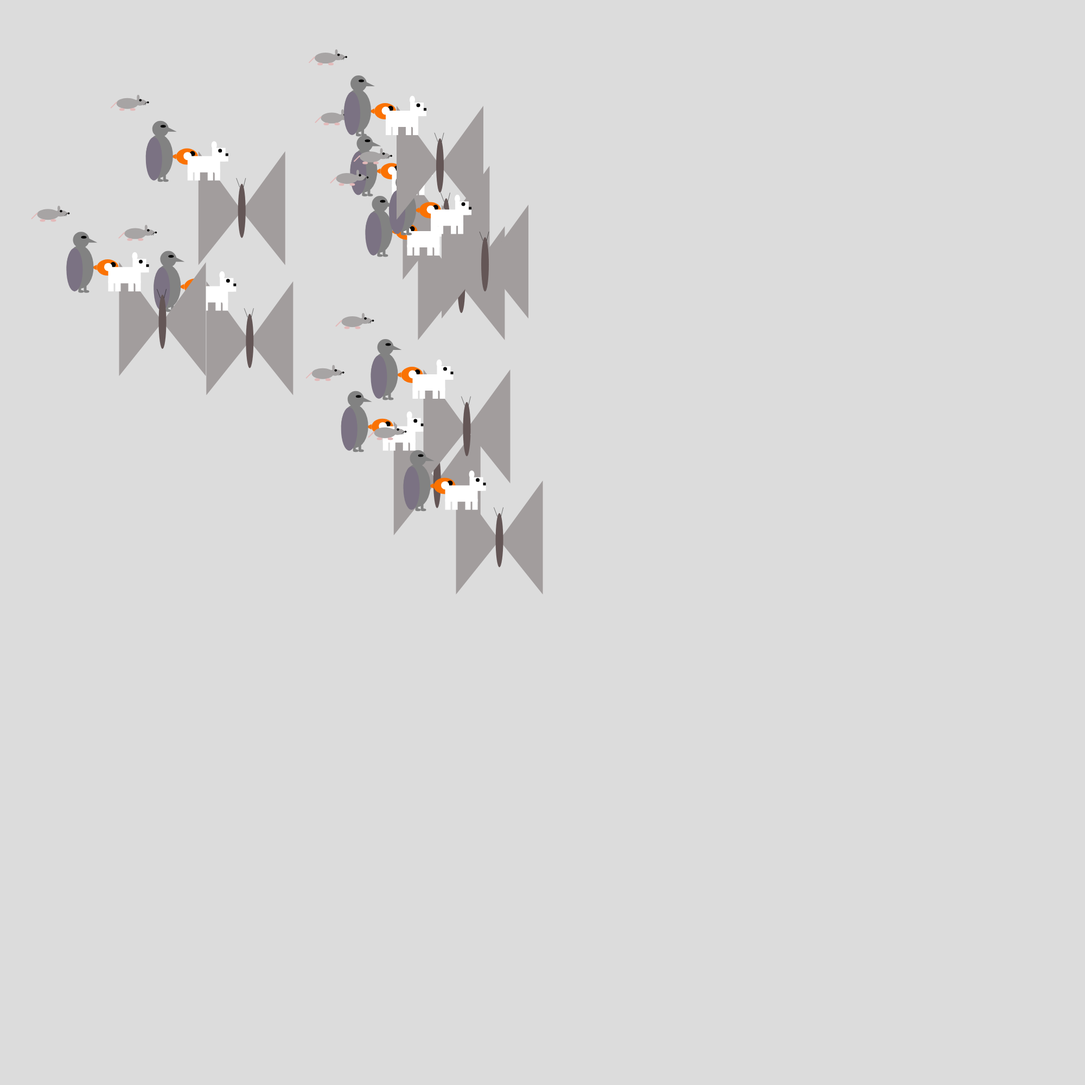
Frame 1 (no input)
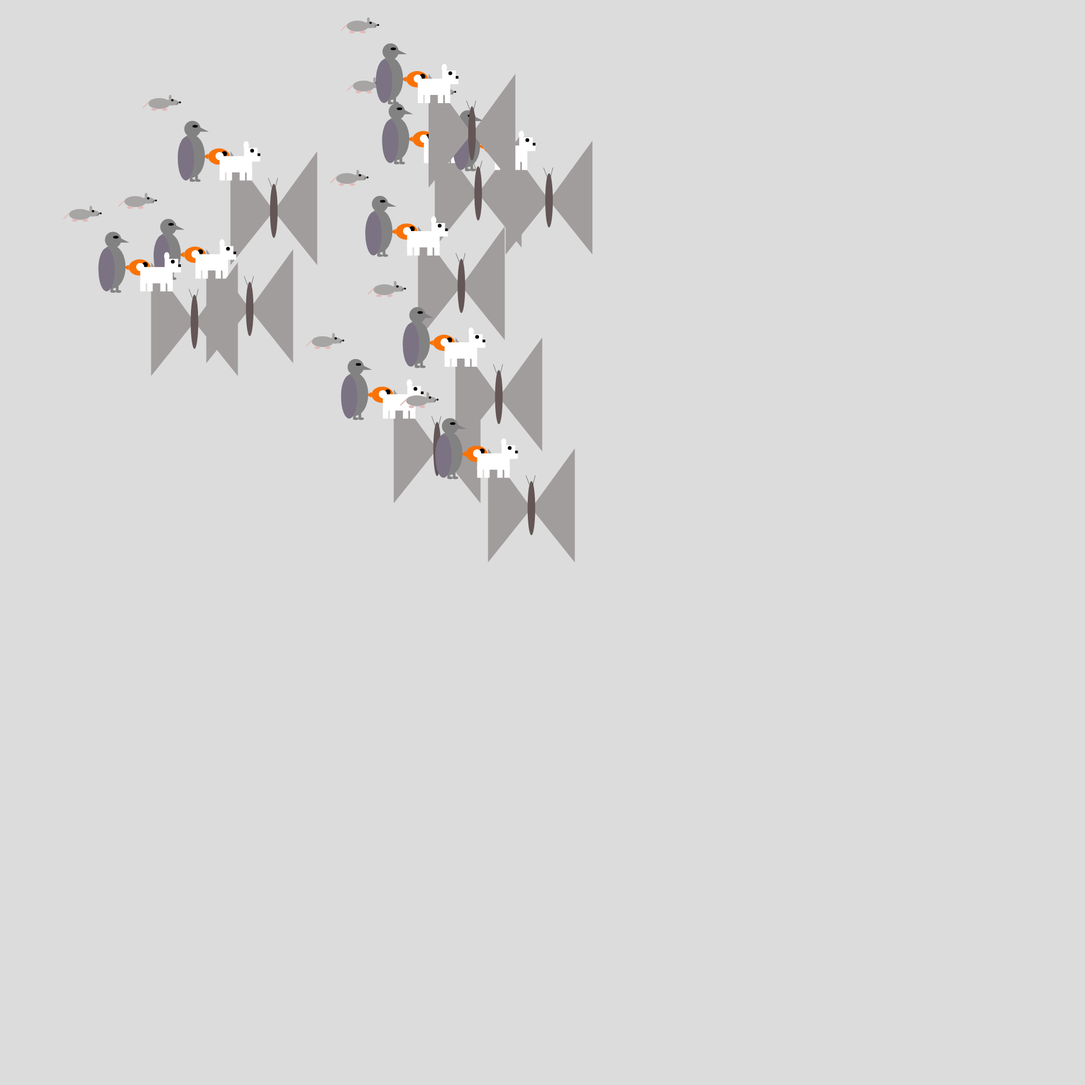
Frame 60 (no input)
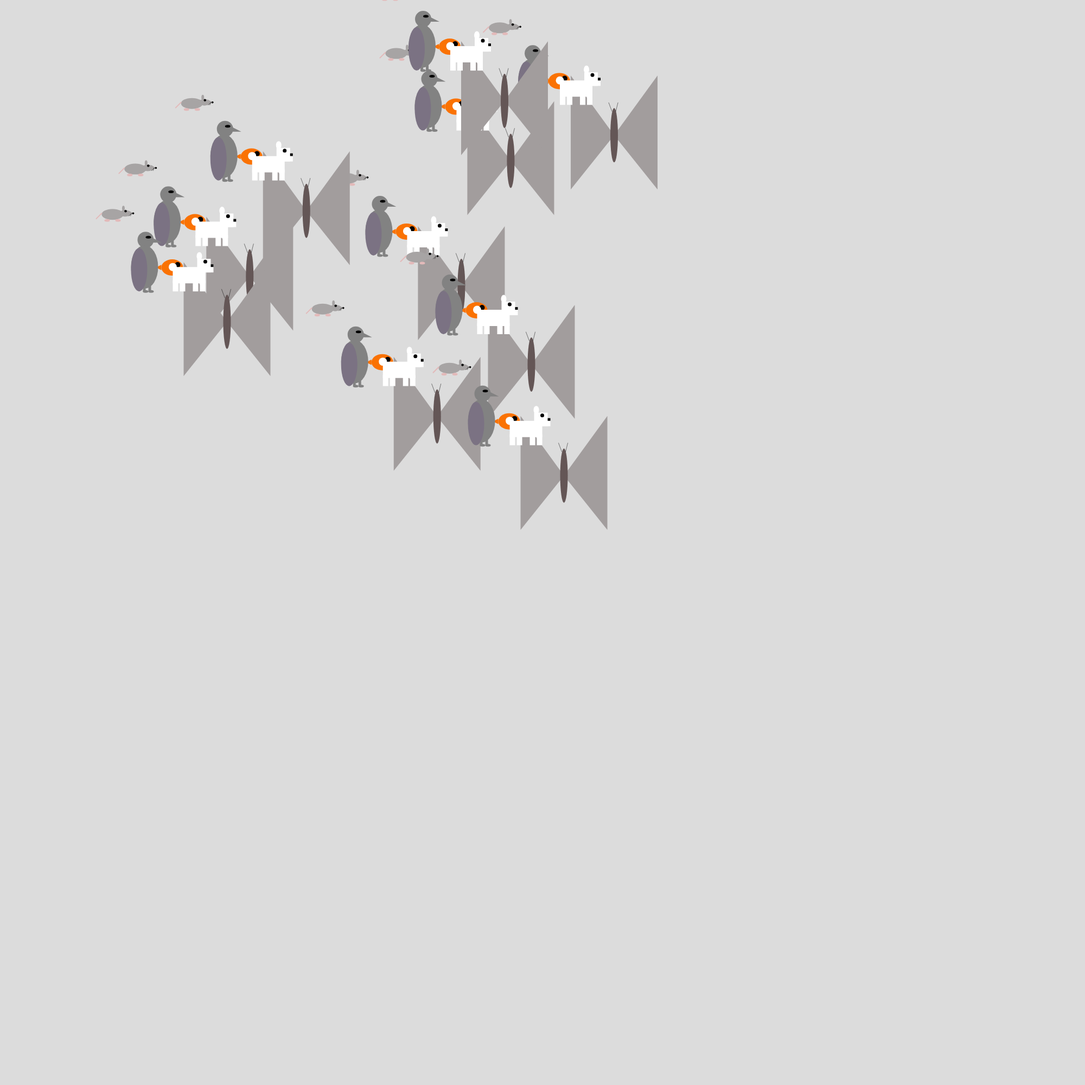
Frame 120 (the mouse pressed at the canvas centre since frame 60)

The p5.js sketch that drew these frames (run headless with seeded random() and noise() and a simulated clock; from frame 60 on, the mouse is pressed at the canvas centre):

// p5.js sketch
// ── sketch.js
var posX = [];  
var posY = [];	

var cant = 10;	




function setup() {
  createCanvas(2000, 2000);
  for (var i = 0; i < cant; i = i + 1) {
		posX[i] = random(800); 
		posY[i] = random(800);
	}
  
  
  
  
  
  
}

function draw() {
  background(220);
  
   for (var i = 0; i < cant; i = i + 1) {
  noStroke();
  fill(250,114,3);
  triangle(120+posX[i],150+posY[i],130+posX[i],145+posY[i],130+posX[i],155+posY[i]);
  ellipse(150+posX[i],150+posY[i],40,30);
  fill(0);
  ellipse(160+posX[i],145+posY[i],10,10);
  
    
        posX[2] = posX[2] + 0.1
		posY[2] = posY[2] - 0.1
    
    posX[1] = posX[1] - 0.1
		posY[1] = posY[1] + 0.1
     
     
     
    posX[3] = posX[3] - 0
		posY[3] = posY[3] + 0.1 
     
     
     
    posX[4] = posX[4] - 0.1
		posY[4] = posY[4] + 0
    
    
    
    
    posX[5] = posX[5] - 0.1
		posY[5] = posY[5] + 0
    
    posX[6] = posX[6] - 0
		posY[6] = posY[6] + 0.1 
     
     
     
     
     
     
     
//RATAS
     
     
     
     fill(0);
  noStroke();
  ellipse(78+posX[i],50+posY[i],3,3);
  fill(167,164,164);
  triangle(70+posX[i],45+posY[i],78+posX[i],50+posY[i],70+posX[i],55+posY[i]);
  ellipse(63+posX[i],50+posY[i],22,12);
  ellipse(40+posX[i],52+posY[i],40,20);
  ellipse(60+posX[i],41+posY[i],5,10);
  fill(227,185,185);
  ellipse(50+posX[i],63+posY[i],10,5);
  ellipse(30+posX[i],63+posY[i],10,5);
  stroke(227,185,185);
  strokeWeight(2);
  line(20+posX[i],50+posY[i],10+posX[i],60+posY[i]);
  stroke(0)
  strokeWeight(0.5);
  line(75+posX[i],50+posY[i],70+posX[i],55+posY[i]);
  line(75+posX[i],50+posY[i],73+posX[i],55+posY[i]);
  fill(0);
  ellipse(78+posX[i],50+posY[i],3,3);
  ellipse(64+posX[i],46+posY[i],4,4);
  
  	posX[i] = posX[i] + 1
		posY[i] = posY[i] + 0
     
    ///polillas
     
     noStroke();
  fill(162,157,157);
  triangle(250+posX[i],250+posY[i],330+posX[i],140+posY[i],330+posX[i],350+posY[i]);
  triangle(250+posX[i],250+posY[i],170+posX[i],140+posY[i],170+posX[i],350+posY[i]);
  fill(100,86,86);
  ellipse(250+posX[i],250+posY[i],14,100);
  stroke(0);
  line(246+posX[i],206+posY[i],240+posX[i],190+posY[i]);
  line(253+posX[i],206+posY[i],257+posX[i],190+posY[i]);
  
  posX[i] = posX[i] + 0
		posY[i] = posY[i] - 1
     
  //palomas
      noStroke();
  fill(130);
  ellipse(100+posX[i],100+posY[i],30,30);
  triangle(110+posX[i],95+posY[i],130+posX[i],105+posY[i],110+posX[i],105+posY[i]);
  rect(105+posX[i],180+posY[i],5,16);
  rect(95+posX[i],180+posY[i],5,16);
  ellipse(100+posX[i],195+posY[i],10,5);
  ellipse(110+posX[i],195+posY[i],10,5);
  //torso
  
  ellipse(98+posX[i],150+posY[i],50,80);
  fill(123,114,131);
  ellipse(88+posX[i],155+posY[i],30,80)
  fill(0);
  ellipse(105+posX[i],95+posY[i],10,5);
  //perros
      noStroke()
  fill(255);
  rect(150+posX[i],150+posY[i],60,30);
  rect(195+posX[i],135+posY[i],25,25);
  ellipse(199+posX[i],130+posY[i],10,15);
  rect(205+posX[i],145+posY[i],20,15);
  rect(150+posX[i],175+posY[i],10,20);
  rect(163+posX[i],175+posY[i],10,20);
  rect(200+posX[i],175+posY[i],10,20);
  rect(187+posX[i],175+posY[i],10,20);
  ellipse(150+posX[i],150+posY[i],15,15);
  fill(0);
  rect(220+posX[i],145+posY[i],5,5);
  ellipse(210+posX[i],140+posY[i],7,7);
    
  }
  
  
  
  
  
  
  
  
  
  
  
  
  
  
  
  
  
  
}
